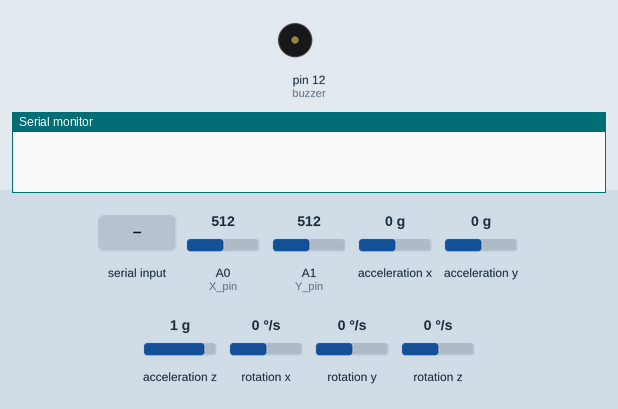
The sketch below on a simulated Arduino Uno, built with avr-gcc and run on an emulated ATmega328P. Shown: buzzer (waves = sounding, pin HIGH), the last lines printed to the serial monitor. Wiring (inferred from the names in the program): MPU-6050 motion sensor at I2C address 0x68. The test bench sets the inputs (shaded band); at power-on: A0 (X_pin) = 512, A1 (Y_pin) = 512, acceleration x 0 g, acceleration y 0 g, acceleration z 1 g, rotation x 0 °/s, rotation y 0 °/s, rotation z 0 °/s.

Above: at 1.2 s.
1.3 s: "E" received over Serial
At 1.7 s:
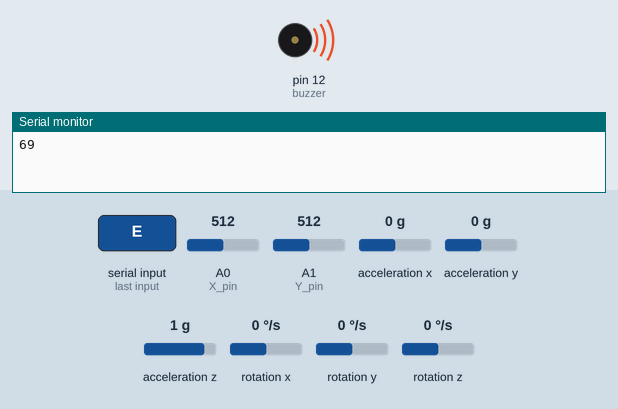
6.0 s: A0 (X_pin) set to 110
7.5 s: A0 (X_pin) set to 88
9.7 s: A1 (Y_pin) set to 106
11.2 s: A1 (Y_pin) set to 91
Timing chart, 0 to 14.2 s (numbered marks = the images above; inputs shaded):
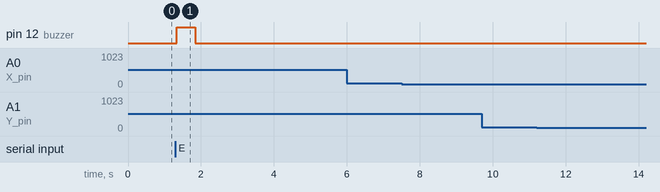

Measured:
- after the input at 1.3 s, pin 12 (buzzer): LOW → HIGH at once, → LOW 0.50 s later
- after the input at 6.0 s, every drawn part: stays the same

The sketch:

Snake_Control.ino
```cpp
#include<Wire.h>

const int MPU_addr = 0x68; // I2C address of the MPU-6050
int16_t AcX, AcY, AcZ, Tmp, GyX, GyY, GyZ;

char output_char = '0';

const int SW_pin = 2; // digital pin connected to switch output
const int X_pin = 0; // analog pin connected to X output
const int Y_pin = 1; // analog pin connected to Y output

#define USE_MPU6050
#define USE_JOYSTICK

char last_cmd = '0';

int buzzer = 12;

int incomingByte = 0;

void setup() {
  Wire.begin();
  Wire.beginTransmission(MPU_addr);
  Wire.write(0x6B);  // PWR_MGMT_1 register
  Wire.write(0);     // set to zero (wakes up the MPU-6050)
  Wire.endTransmission(true);

  pinMode(SW_pin, INPUT);
  digitalWrite(SW_pin, HIGH);

  pinMode(buzzer, OUTPUT);

  Serial.begin(9600);

}

void loop() {
  // read from the Serial port:
  if (Serial.available() > 0) {
    // read the incoming byte:
    incomingByte = Serial.read();
    Serial.println(incomingByte);

    if (incomingByte == 'E') {
      // flip buzzer
      digitalWrite(buzzer, HIGH);
      delay(500);
      digitalWrite(buzzer, LOW);
      delay(1);
    }
  }

  Wire.beginTransmission(MPU_addr);
  Wire.write(0x3B);  // starting with register 0x3B (ACCEL_XOUT_H)
  Wire.endTransmission(false);
  Wire.requestFrom(MPU_addr, 14, true); // request a total of 14 registers
  AcX = Wire.read() << 8 | Wire.read(); // 0x3B (ACCEL_XOUT_H) & 0x3C (ACCEL_XOUT_L)
  AcY = Wire.read() << 8 | Wire.read(); // 0x3D (ACCEL_YOUT_H) & 0x3E (ACCEL_YOUT_L)
  AcZ = Wire.read() << 8 | Wire.read(); // 0x3F (ACCEL_ZOUT_H) & 0x40 (ACCEL_ZOUT_L)
  Tmp = Wire.read() << 8 | Wire.read(); // 0x41 (TEMP_OUT_H) & 0x42 (TEMP_OUT_L)
  GyX = Wire.read() << 8 | Wire.read(); // 0x43 (GYRO_XOUT_H) & 0x44 (GYRO_XOUT_L)
  GyY = Wire.read() << 8 | Wire.read(); // 0x45 (GYRO_YOUT_H) & 0x46 (GYRO_YOUT_L)
  GyZ = Wire.read() << 8 | Wire.read(); // 0x47 (GYRO_ZOUT_H) & 0x48 (GYRO_ZOUT_L)
  delay(333);

  if (analogRead(X_pin) < 100 || AcX > 5000) {
    Serial.print("a");
  }
  if (analogRead(X_pin) > 1000 || AcX < -5000) {
    Serial.print("d");
  }
  if (analogRead(Y_pin) < 100 || AcY < -4000) {
    Serial.print("w");
  }
  if (analogRead(Y_pin) > 1000 || AcY > 4000) {
    Serial.print("s");
  }
}
```
